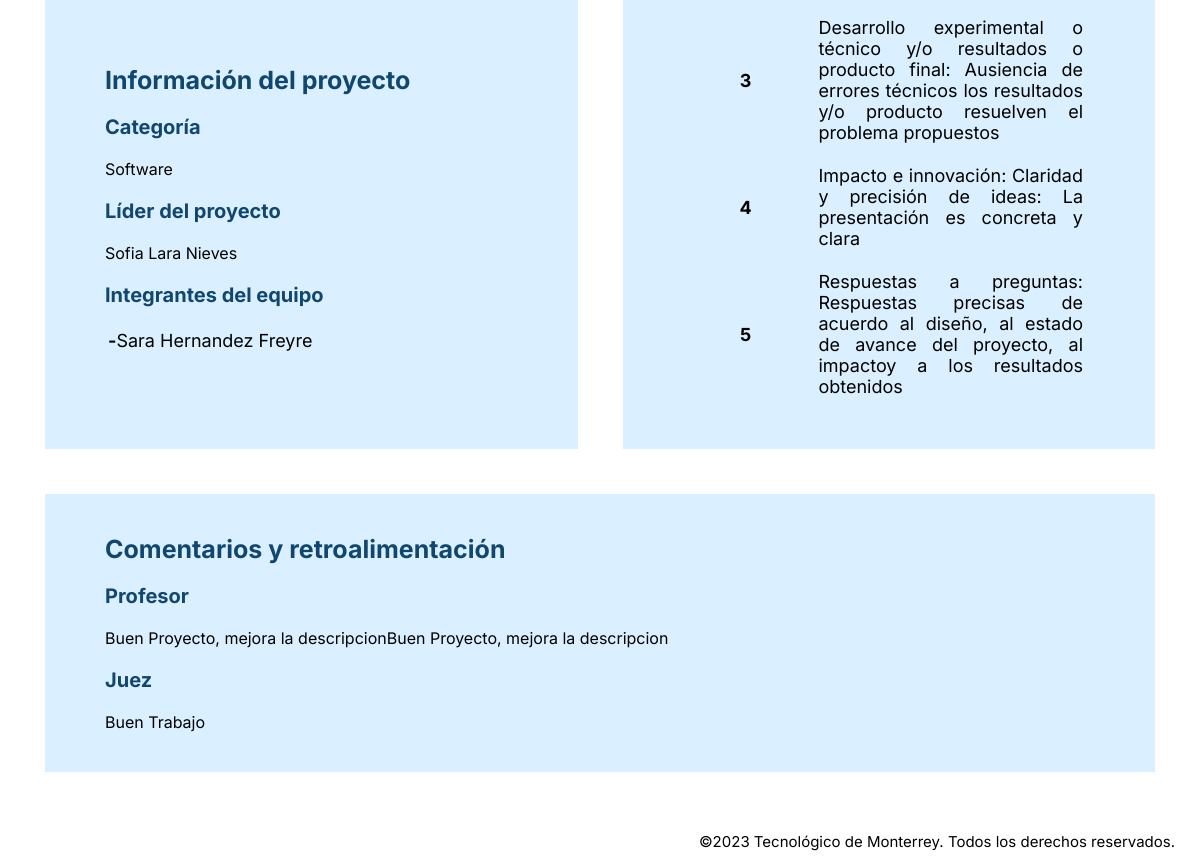
The page /inicioestudiante/studentindex.php?id=CU0201 (lower part) on the database as committed earlier.
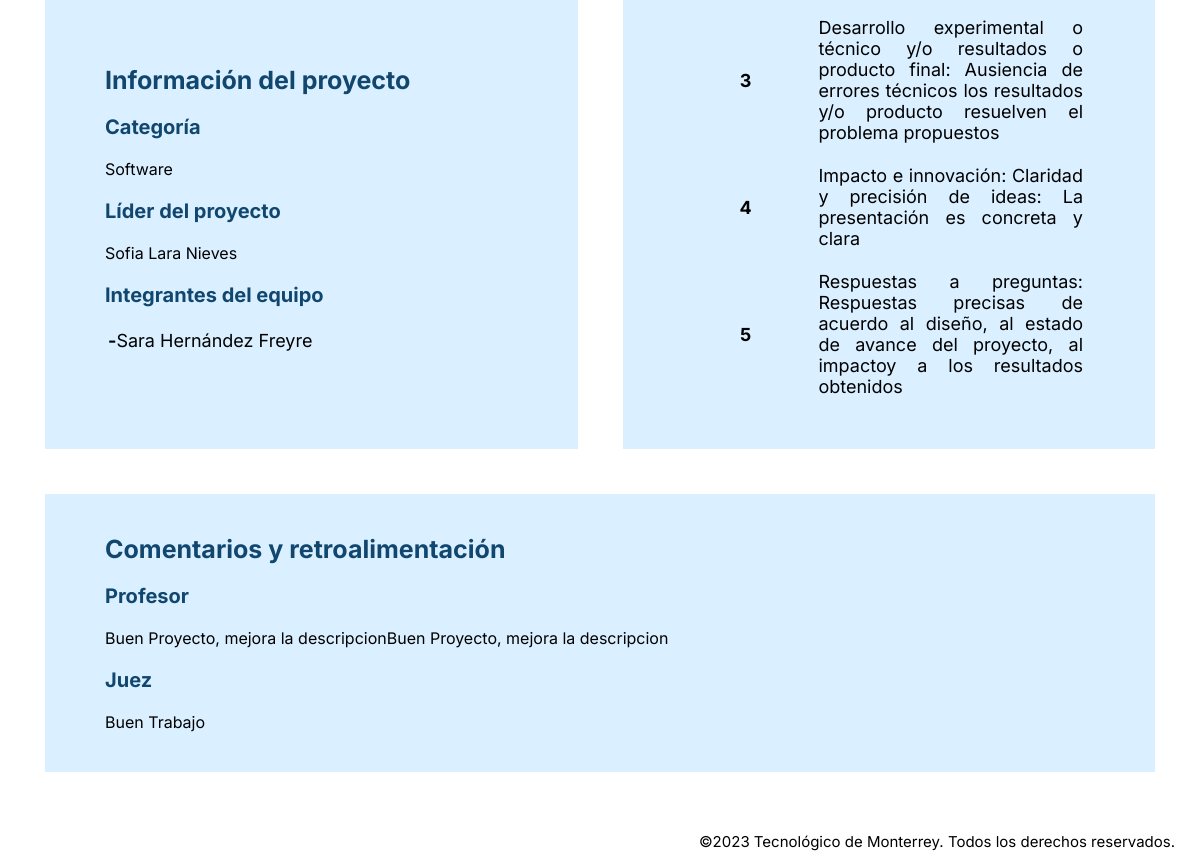
The same page on the database as committed later.
### tables this page shows
CREATE TABLE `categoria` (
  `id_categoria` VARCHAR(50),
  `nombre` VARCHAR(50),
  PRIMARY KEY (`id_categoria`)
);

CREATE TABLE `estudiante` (
  `id_estudiante` VARCHAR(10),
  `nombre` VARCHAR(50),
  `apellidoPaterno` VARCHAR(50),
  `apellidoMaterno` VARCHAR(50),
  `correo` VARCHAR(50),
  `contraseña` VARCHAR(50),
  PRIMARY KEY (`id_estudiante`)
);

CREATE TABLE `status` (
  `id_proyecto` VARCHAR(50),
  `id_profesor` VARCHAR(10),
  `status` VARCHAR(50),
  `retroprof` VARCHAR(1000),
  FOREIGN KEY (`id_proyecto`) REFERENCES `proyecto`(`id_proyecto`) ON DELETE CASCADE,
  FOREIGN KEY (`id_profesor`) REFERENCES `profesor`(`id_profesor`) ON DELETE CASCADE
);

CREATE TABLE `califica` (
  `id_proyecto` VARCHAR(50),
  `id_juez` VARCHAR(50),
  `calificacion` INT,
  `retrojuez` VARCHAR(1000),
  FOREIGN KEY (`id_juez`) REFERENCES `juez`(`id_juez`) ON DELETE CASCADE,
  FOREIGN KEY (`id_proyecto`) REFERENCES `proyecto`(`id_proyecto`) ON DELETE CASCADE
);

### inicioestudiante/studentindex.php (the view, shortened to what this page needs)
<?php
$id = null;
if (!empty($_GET['id'])) {
	$id = $_REQUEST['id'];
}
?>
<!DOCTYPE html>
<html>
<head>
</head>
<link rel="stylesheet" href="https://cdnjs.cloudflare.com/ajax/libs/font-awesome/4.7.0/css/font-awesome.min.css">
<body>
	<div>
		<table width="100%" class="tablainfo1">
					</table>
				<td rowspan="2" colspan="2" style="width:50%" class="celdacolor">
					<table class="expotexto8">
						<tr>
							<th align=center>2</th>
							<th class="expotexto9">
							</th>
						</tr>
						<tr>
							<th align=center>3</th>
							<th class="expotexto9">
								Desarrollo experimental o técnico y/o resultados o producto final: Ausiencia de errores
								técnicos los
								resultados
								y/o producto resuelven el problema propuestos
							</th>
						</tr>
						<tr>
							<th align=center>4</th>
							<th class="expotexto9">
								Impacto e innovación: Claridad y precisión de ideas: La presentación es concreta y clara
							</th>
						</tr>
						<tr>
							<th align=center>5</th>
							<th class="expotexto9">
								Respuestas a preguntas: Respuestas precisas de acuerdo al diseño, al estado de avance
								del proyecto, al
								impactoy
								a los resultados obtenidos
							</th>
						</tr>
					</table>
			<tr>
				<td class="celdacolor">
					<h class="expotexto6">Información del proyecto</h>
					<p class="expotexto7">Categoría</p>
					<?php
					$pdo3 = Database::connect();
					$sql3 = 'SELECT categoria.nombre AS cat2 FROM categoria, proyecto  WHERE  proyecto.id_categoria = categoria.id_categoria  AND proyecto.id_proyecto="' . $id . '"';
					foreach ($pdo3->query($sql3) as $rows) {
						echo $rows['cat2'];
					}
					?>
					<p class="expotexto7">Líder del proyecto</p>
					<?php
					$pdo3 = Database::connect();
					$sql3 = 'SELECT estudiante.nombre AS name, estudiante.apellidoPaterno AS apellPl, estudiante.apellidoMaterno AS apellMl FROM proyecto, estudiante  WHERE  proyecto.lider = estudiante.id_estudiante  AND proyecto.id_proyecto="' . $id . '"';
					foreach ($pdo3->query($sql3) as $rows) {
						echo $rows['name'] . ' ' . $rows['apellPl'] . ' ' . $rows['apellMl'];
					}
					?>
					<p class="expotexto7">Integrantes del equipo</p>
					<table class="expotexto10" width="60%" style=border:0;>
						<?php
						$pdo3 = Database::connect();
						$sql3 = 'SELECT estudiante.nombre AS nom, estudiante.apellidoPaterno AS apell, estudiante.apellidoMaterno AS apell2 from estudiante, miembrosProyecto WHERE estudiante.id_estudiante = miembrosProyecto.id_estudiante AND miembrosProyecto.id_proyecto="' . $id . '"';
						foreach ($pdo3->query($sql3) as $rows) {
							echo '<td>' . '<strong>-</strong>' . $rows['nom'] . ' ' . $rows['apell'] . ' ' . $rows['apell2'] . '</td>';
							echo '</tr>';
						}
						?>
				</td>
			<tr>
				<td class="celdacolor" colspan="2">
					<h class="expotexto6"> Comentarios y retroalimentación </h>
					<p class="expotexto7">Profesor</p>
					<?php
					$pdo3 = Database::connect();
					$sql3 = 'SELECT status.retroprof FROM status WHERE  status.id_proyecto="' . $id . '"';
					foreach ($pdo3->query($sql3) as $rows) {
						if ($rows['retroprof'] == NULL) {
							echo 'SIN COMENTARIOS';
						} else {
							echo $rows['retroprof'];
						}
					}
					?>
					<p class="expotexto7">Juez</p>
					<?php
					$pdo3 = Database::connect();
					$sql3 = 'SELECT califica.retrojuez FROM califica WHERE  califica.id_proyecto="' . $id . '"';
					foreach ($pdo3->query($sql3) as $rows) {
						if ($rows['retrojuez'] == NULL) {
							echo 'EN ESPERA';
						} else {
							echo $rows['retrojuez'];
							echo '</tr>';
						}
					}
					?>
	</div>
	<div id="footer">
		<p class="footerderecho">©2023 Tecnológico de Monterrey. Todos los derechos reservados.</p>
	</div>
</body>
</html>

### inicioestudiante/studentindex.php (style rules this page uses)
body { font-family: 'Inter'; margin: 0; padding: 0; }
.celdacolor { background-color: #DAEFFF; border-spacing: 30px; padding: 40px 60px 40px 60px; }
.tablainfo1 { width: 100%; position: relative; /background-color: #e51616;/ border-collapse: separate; border-spacing: 45px; }
.expotexto6 { color: #11476F; vertical-align: middle; font-size: 25px; font-weight: bold; }
.expotexto7 { color: #11476F; vertical-align: middle; text-align: justify; font-size: 20px; font-weight: bold; }
.expotexto8 { vertical-align: middle; text-align: justify; font-size: 18px; font-weight: bolder; }
.expotexto9 { padding: 10px; vertical-align: middle; text-align: justify; font-size: 18px; font-weight: normal; }
.expotexto10 { vertical-align: middle; text-align: justify; font-size: 18px; font-weight: normal; }
.footerderecho { float: right; font-size: 15px; color: #000; padding: 0px 25px 0px 25px; }

Rows that differ between the two databases and show on the page:
changed estudiante "Sara": apellidoPaterno "Hernandez" → "Hernández"
